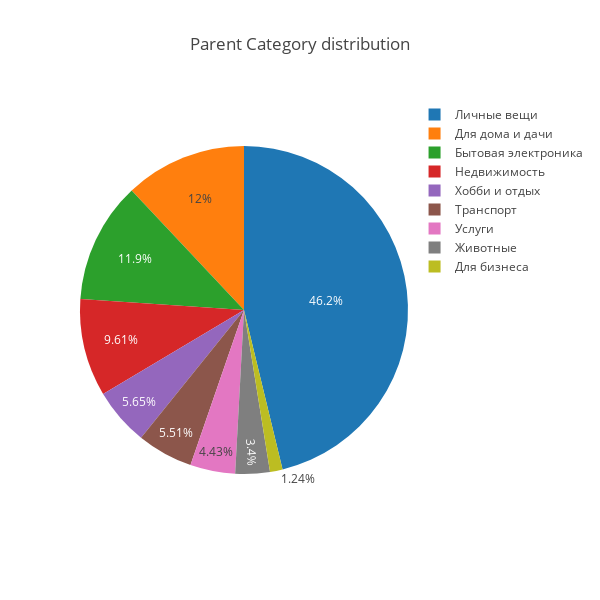

Here is the notebook cell this chart was saved with:
### Markdown cell above
点击最多的三个城市是：

Екатеринбург

Краснодар

Новосибирск

### Code cell
# 让我们查看顶级广告分类。
tmp_series = train_df['parent_category_name'].value_counts()

labels = (np.array(tmp_series.index))
sizes = (np.array((tmp_series / tmp_series.sum())*100))

trace = go.Pie(labels=labels, values=sizes)
layout = go.Layout(
    title = "Parent Category distribution",
    width = 600,
    height = 600,
)

data = [trace]
fig = go.Figure(data=data, layout=layout)
py.iplot(fig, filename="parentcategory")

### Figure 1 — Plotly figure (JSON) as saved in the notebook; plotly's stock layout.template omitted (floating-point values rounded to 4 significant figures)
{"data": [{"labels": ["Личные вещи", "Для дома и дачи", "Бытовая электроника", "Недвижимость", "Хобби и отдых", "Транспорт", "Услуги", "Животные", "Для бизнеса"], "type": "pie", "uid": "3284b318-69a6-46aa-b077-d023615dc63d", "values": [46.22, 12.01, 11.93, 9.61, 5.65, 5.51, 4.43, 3.4, 1.24]}], "layout": {"height": 600, "title": {"text": "Parent Category distribution"}, "width": 600}}
